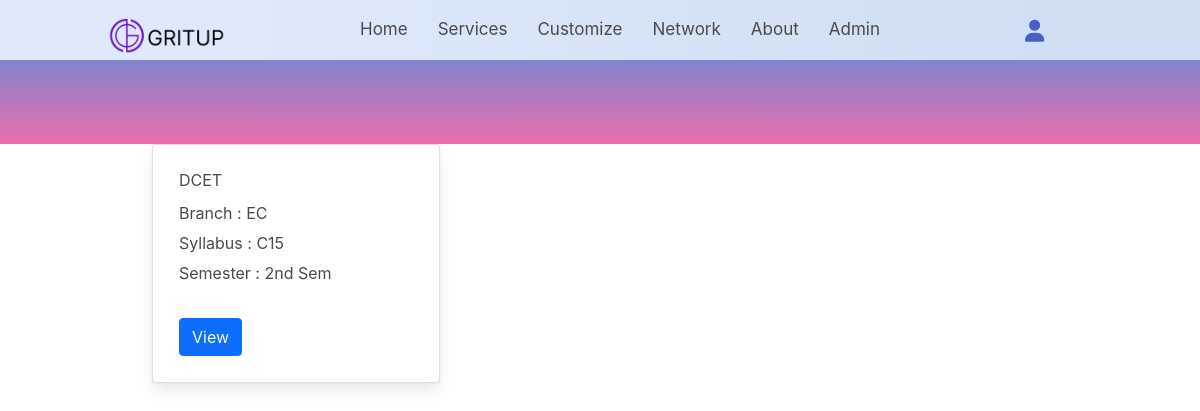
Page /viewdcet.php on the committed database.
### tables this page shows
CREATE TABLE `service` (
  `id` int(11) NOT NULL,
  `servicename` varchar(30) NOT NULL,
  `branch` varchar(50) NOT NULL,
  `syllabus` varchar(50) NOT NULL,
  `semester` varchar(50) NOT NULL,
  `link` varchar(300) NOT NULL,
  `file` varchar(100) NOT NULL
);

### viewdcet.php (the view, shortened to what this page needs)
<!DOCTYPE html>
<html lang="en"
  xmlns:th="http://www.thymeleaf.org"
>
<head>
    <link type="text/css" href="css/network.css" rel="stylesheet" />
    <link href="https://cdn.jsdelivr.net/npm/bootstrap@5.0.2/dist/css/bootstrap.min.css" rel="stylesheet">
    <link rel="stylesheet" href="https://cdn.jsdelivr.net/npm/bulma@0.9.4/css/bulma.min.css">
    <link
      rel="stylesheet"
      href="https://cdnjs.cloudflare.com/ajax/libs/font-awesome/6.0.0-beta3/css/all.min.css"
    />
    <link href='https://unpkg.com/boxicons@2.1.1/css/boxicons.min.css' rel='stylesheet'>
    <link
    rel="stylesheet"
    href="https://cdnjs.cloudflare.com/ajax/libs/font-awesome/6.0.0-beta3/css/all.min.css"
  />
</head>
<body>
    <nav>
        <div class="nav-bar">
            <span class="logo navLogo" id="ggg"><a href="#"><img src="./assests/logo1.png" style="height: 35px;margin-top: 10px;"></a></span>
            <div class="menu">
                <ul class="nav-links">
                <li><a href="index.html" >Home</a></li>
                    <li><a href="#services">Services</a></li>
                    <li><a href="personalized.html">Customize</a></li>
                    <li><a href="network.html">Network</a></li>
                    <li><a href="#ab">About</a></li>
                    <li><a href="login.php">Admin</a></li>
               </ul>
            </div>
            <div class="darkLight-searchBox">
                <div class="dark-light" style="margin-bottom: 20px;"><a href="Profile.html">
                    <i class="fa-solid fa-user"></i></a>
                </div>
                <div class="searchBox">
                   <div class="searchToggle">
                   </div>
                </div>
            </div>
        </div>
    </nav>
    <br><br><br><br><br><br>
    <?php
    $con = mysqli_connect("localhost","root","","gritup");
    $q = "select * from service where servicename='dcet'";
    $r = mysqli_query($con,$q);
    while($d = mysqli_fetch_assoc($r)){
        $file = $d['file'];
        echo "<div class='container'>";
        echo "<div class='card' style='width: 18rem;padding:10px;float:left;margin-left:20px;margin-bottom:15px;line-height:30px'>";
        echo "<div class='card-body'>";
        echo "<h5 class='card-title'>DCET</h5>";
        echo "<p class='card-text'>Branch : ".$d['branch']."</p>";
        echo "<p class='card-text'>Syllabus : ".$d['syllabus']."</p>";
        echo "<p class='card-text'>Semester : ".$d['semester']."</p>";
        echo "<br>";
        echo "<button class='btn btn-primary'><a style='color:white' href='view.php?fn=$file'>View</a></button>";
        echo "</div></div></div>";
    }
    ?>
</body>
</html>

### css/network.css (style rules this page uses)
nav { position: fixed; top: 0; left: 0; height: 60px; width: 100%; background-image: linear-gradient(to right, #e0eafc, #cfdef3); z-index: 100; scroll-behavior: smooth; }
nav .nav-bar { position: relative; height: 100%; max-width: 1000px; width: 100%; background-image: linear-gradient(to right, #e0eafc, #cfdef3); margin: 0 auto; display: flex; align-items: center; justify-content: space-between; }
nav .nav-bar .logo a { font-size: 25px; font-weight: 500; color: var(--text-color); text-decoration: none; }
.nav-bar .nav-links { display: flex; align-items: center; }
.nav-bar .nav-links li { margin: 0 5px; list-style: none; }
.nav-links li a { position: relative; font-size: 17px; font-weight: 400; color: var(--text-color); text-decoration: none; padding: 10px; }
.nav-links li a::before { content: ""; position: absolute; left: 50%; bottom: 0; transform: translateX(-50%); height: 6px; width: 6px; border-radius: 50%; background-color: var(--text-color); opacity: 0; transition: all 0.3s ease; }
.nav-bar .darkLight-searchBox { display: flex; align-items: center; }
.darkLight-searchBox .dark-light, .darkLight-searchBox .searchToggle { height: 40px; width: 40px; display: flex; align-items: center; justify-content: center; margin: 0 5px; }
.dark-light i, .searchToggle i { position: absolute; color: var(--text-color); font-size: 22px; cursor: pointer; transition: all 0.3s ease; }
.searchBox { position: relative; }
.darkLight-searchBox { display: flex; justify-content: end; }
#ggg { display: flex; justify-content: start; }
body { background-image: linear-gradient(#3494e6, #ec6ead); }

### rows in the picture
service: branch "EC", syllabus "C15", semester "2nd Sem"
